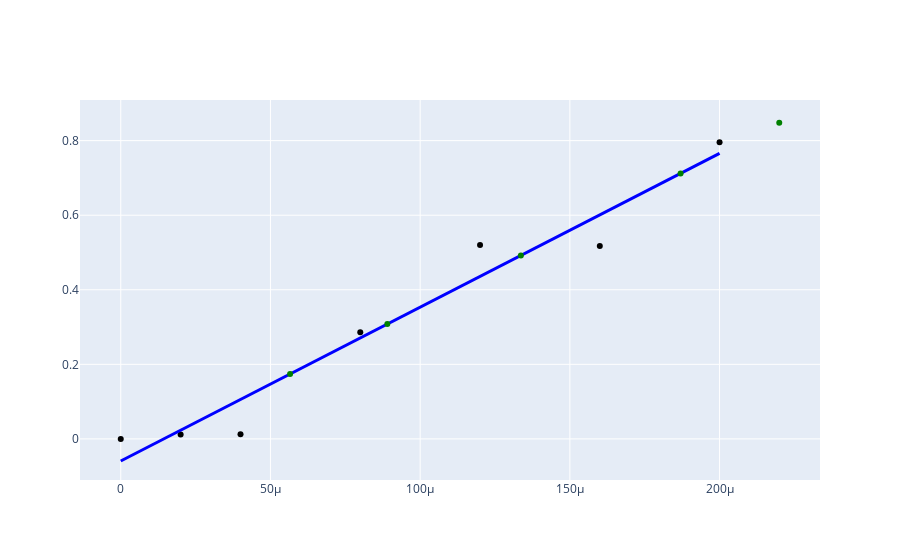

Notebook code cell kept with this figure:
### Code cell
x = [0, 0.00002, 0.00004, 0.00008, 0.00012, 0.00016, 0.0002]
y = [0, 0.01144, .0123, .2858, .5199, .5171, .796]

By = [0.174,0.308,0.492,0.712,0.848]

t = np.array(x)

slope, intercept, r_value, p_value, std_err = stats.linregress(t,y)

line = (slope * t) + intercept

p1 = go.Scatter(x=t,
                y=y, 
                mode='markers',
                marker=dict(color='black')
               )

p2 = go.Scatter(x=t, 
                y=line,
                mode='lines',
                line=dict(color='blue', width=3)
                )

p3 = go.Scatter(x=(By - intercept)/slope,
                y=By, 
                mode='markers',
                marker=dict(color='green')
               )

layout = go.Layout(xaxis=dict(ticks='', showticklabels=True,
                              zeroline=False),
                   yaxis=dict(ticks='', showticklabels=True,
                              zeroline=False),
                   showlegend=False, hovermode='closest')

fig = go.Figure(data=[p1, p2, p3], layout=layout)
fig.show()

### Figure 1 — Plotly figure (JSON) as saved in the notebook; plotly's stock layout.template omitted (floating-point values rounded to 4 significant figures)
{"data": [{"marker": {"color": "black"}, "mode": "markers", "type": "scatter", "x": [0, 2e-05, 4e-05, 8e-05, 0.00012, 0.00016, 0.0002], "y": [0, 0.01144, 0.0123, 0.2858, 0.5199, 0.5171, 0.796]}, {"line": {"color": "blue", "width": 3}, "mode": "lines", "type": "scatter", "x": [0, 2e-05, 4e-05, 8e-05, 0.00012, 0.00016, 0.0002], "y": [-0.05931, 0.02319, 0.1057, 0.2707, 0.4357, 0.6007, 0.7658]}, {"marker": {"color": "green"}, "mode": "markers", "type": "scatter", "x": [5.656e-05, 8.904e-05, 0.0001336, 0.000187, 0.0002199], "y": [0.174, 0.308, 0.492, 0.712, 0.848]}], "layout": {"hovermode": "closest", "showlegend": false, "xaxis": {"showticklabels": true, "ticks": "", "zeroline": false}, "yaxis": {"showticklabels": true, "ticks": "", "zeroline": false}}}
